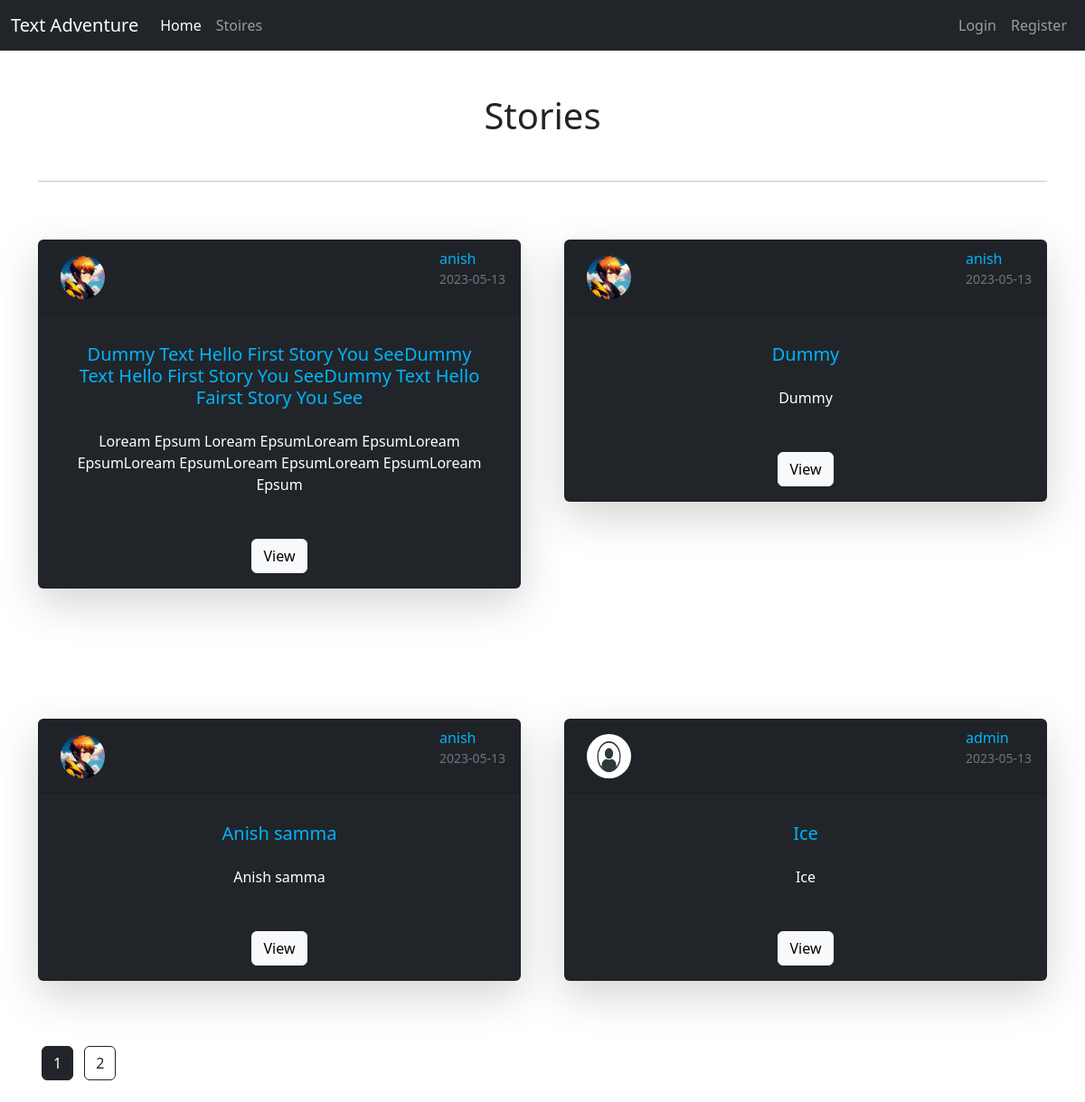
The app's page /stories, older data.
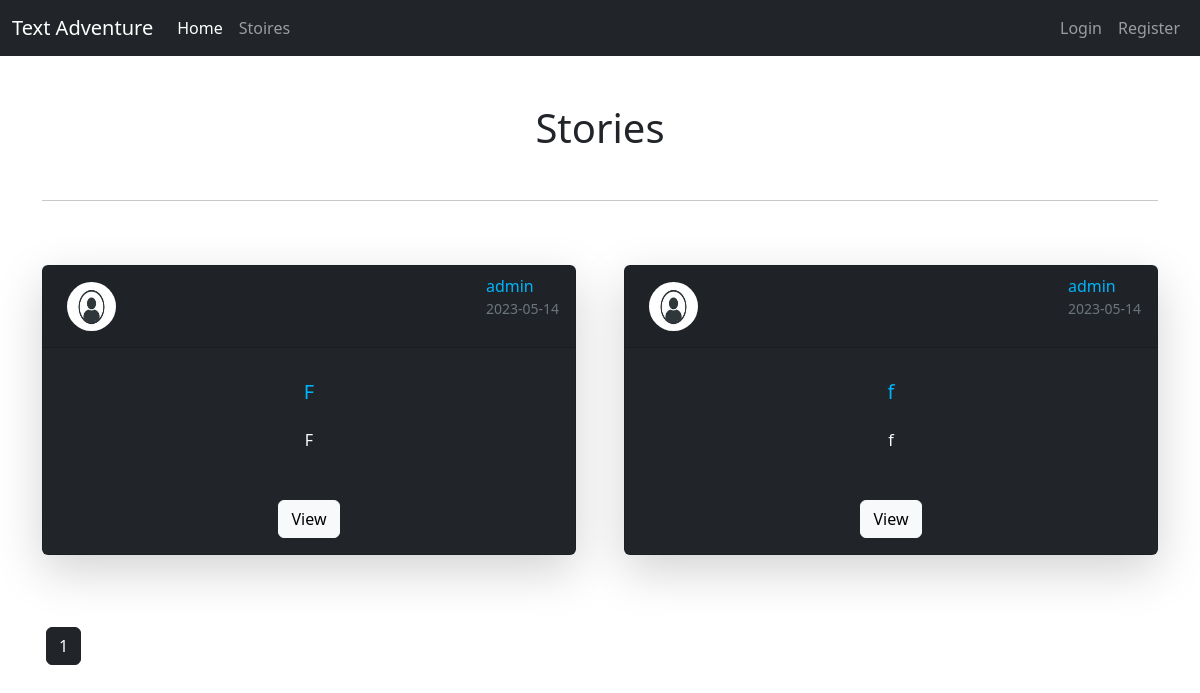
The same page, newer data.
### textadventure/models.py (models this page shows, shortened)
class StoryHead(db.Model):
    id = db.Column(db.Integer, primary_key = True)
    title = db.Column(db.Text, nullable = False)
    theme = db.Column(db.Text, nullable = False)
    date_created = db.Column(db.DateTime, nullable=False, default=datetime.utcnow)
    writer_id = db.Column(db.Integer, db.ForeignKey('user.id'), nullable = False)
    next = db.Column(db.Integer, db.ForeignKey('story_body.id'), nullable = False)

class User(db.Model, UserMixin):
    id = db.Column(db.Integer, primary_key = True)
    username = db.Column(db.String(20), unique = True, nullable = False)
    password = db.Column(db.String(20), nullable = False)
    profile_pic = db.Column(db.String(20), nullable = False, default = "default.jpg")
    stories = db.relationship('StoryHead', backref = 'writer', lazy=True)

### textadventure/story/routes.py (the view)
@story.route('/stories')
def stories():
    page = request.args.get('page', 1, type=int)
    stories = StoryHead.query.order_by(StoryHead.date_created.desc())\
                    .paginate(page = page, per_page = 4)
    return render_template('stories.html', stories = stories)

### textadventure/templates/stories.html
{% extends "layout.html" %}
{% block body %}
    <div class="text-center my-5">
        <h1> Stories </h1>
    </div>
    <hr>
    <div class="row row-cols-1 row-cols-md-2 g-5">
        {% for story in stories %}
        <div class="col">
            <div class="card my-5 shadow-lg text-white bg-dark">
                <div class="card-header d-flex justify-content-between">
                    <img class="p-2  story-img rounded-circle"
                        src="{{ url_for('static', filename = 'profile_pics/' + story.writer.profile_pic) }}"
                        alt="Profile Picture">
                    <div class="d-flex flex-column ">
                        <a href="{{ url_for('user.user_stories', username = story.writer.username )}}">
                            {{ story.writer.username }}
                        </a>
                        <small class="text-muted">{{ story.date_created.strftime('%Y-%m-%d')}} </small>
                    </div>
                </div>
                <div class="card-body text-center">
                    <a href="{{ url_for('story.view_story', story_id = story.id ) }}">
                        <h5 class="card-title m-3"> {{ story.title }}</h5>
                    </a>
                    <p class="card-text mt-4 mb-5"> {{ story.theme }}</p>
                    <a href="{{ url_for('story.view_story', story_id = story.id ) }}" class="btn btn-light">View</a>
                </div>
            </div>
        </div>
        {% endfor %}
    </div>
    {% for page_num in stories.iter_pages(left_edge=1, right_edge=1, left_current=1, right_current=1) %}
        {% if page_num %}
            {% if stories.page == page_num %}
                <a class="btn btn-dark my-4 mx-1" href="{{ url_for('story.stories',page=page_num) }}"> {{ page_num }}</a>
            {% else %}
                <a class="btn btn-outline-dark my-4 mx-1" href="{{ url_for('story.stories',page=page_num) }}"> {{ page_num }}</a>
            {% endif %}
        {% else %}
            ....
        {% endif %}
    {% endfor %}
{% endblock %}

Row changes from the older to the newer data that the page shows:
removed StoryHead: profile_pic (picture), writer.username "anish", date_created "2023-05-13", title "Dummy Text Hello First Story You SeeDummy Text Hello First Story You SeeDummy Text Hello Fairst Story You See", theme "Loream Epsum Loream EpsumLoream EpsumLoream EpsumLoream EpsumLoream EpsumLoream EpsumLoream Epsum"
removed StoryHead: profile_pic (picture), writer.username "anish", date_created "2023-05-13", title "Dummy", theme "Dummy"
removed StoryHead: profile_pic (picture), writer.username "anish", date_created "2023-05-13", title "Anish samma", theme "Anish samma"
removed StoryHead: profile_pic (picture), writer.username "admin", date_created "2023-05-13", title "Ice", theme "Ice"
now on this page (row edited): StoryHead: profile_pic (placeholder picture), writer.username "admin", date_created "2023-05-14", title "F", theme "F"
now on this page (row edited): StoryHead: profile_pic (placeholder picture), writer.username "admin", date_created "2023-05-14", title "f", theme "f"
Text that changed along with them:
list line gone: "2"
